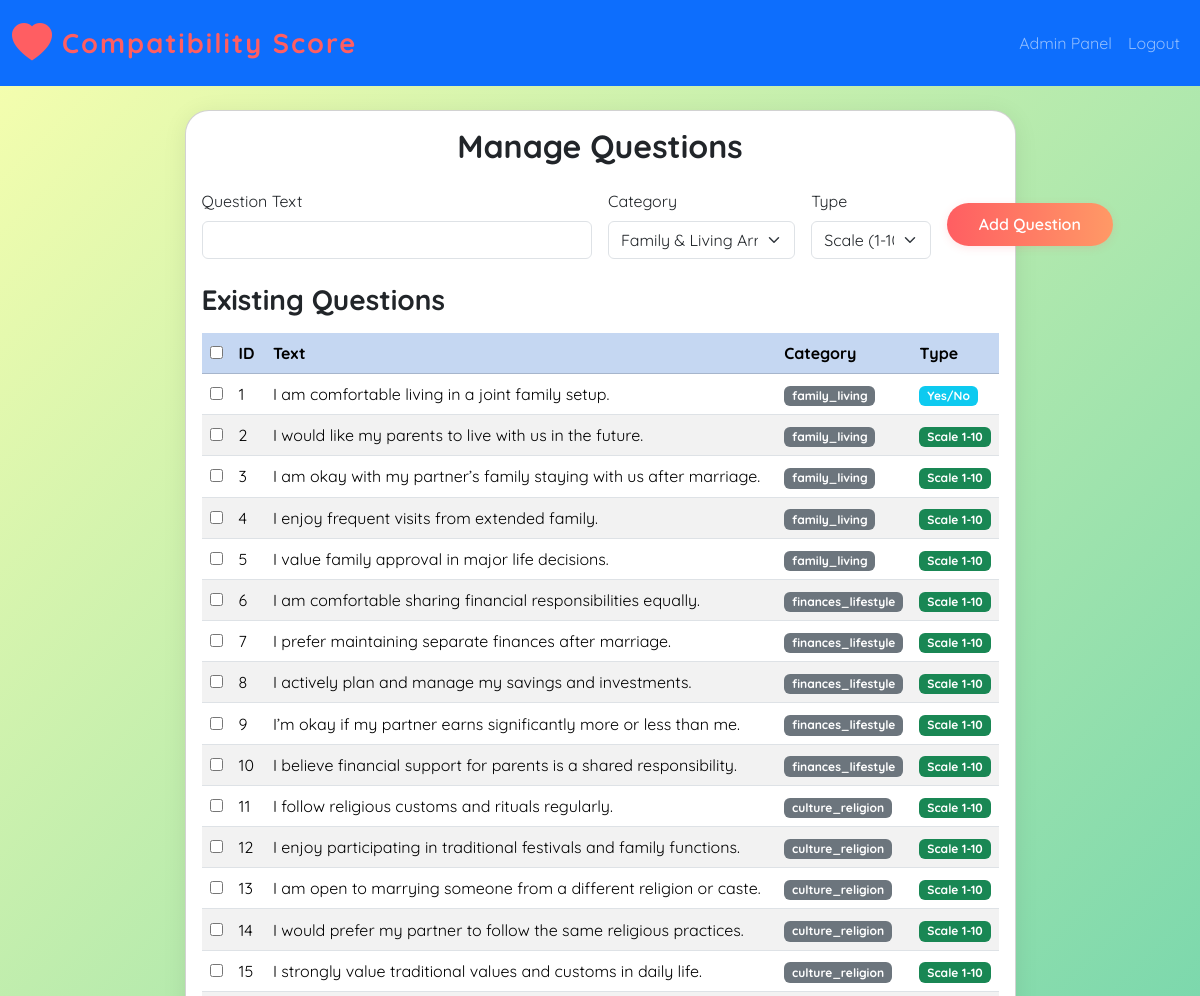
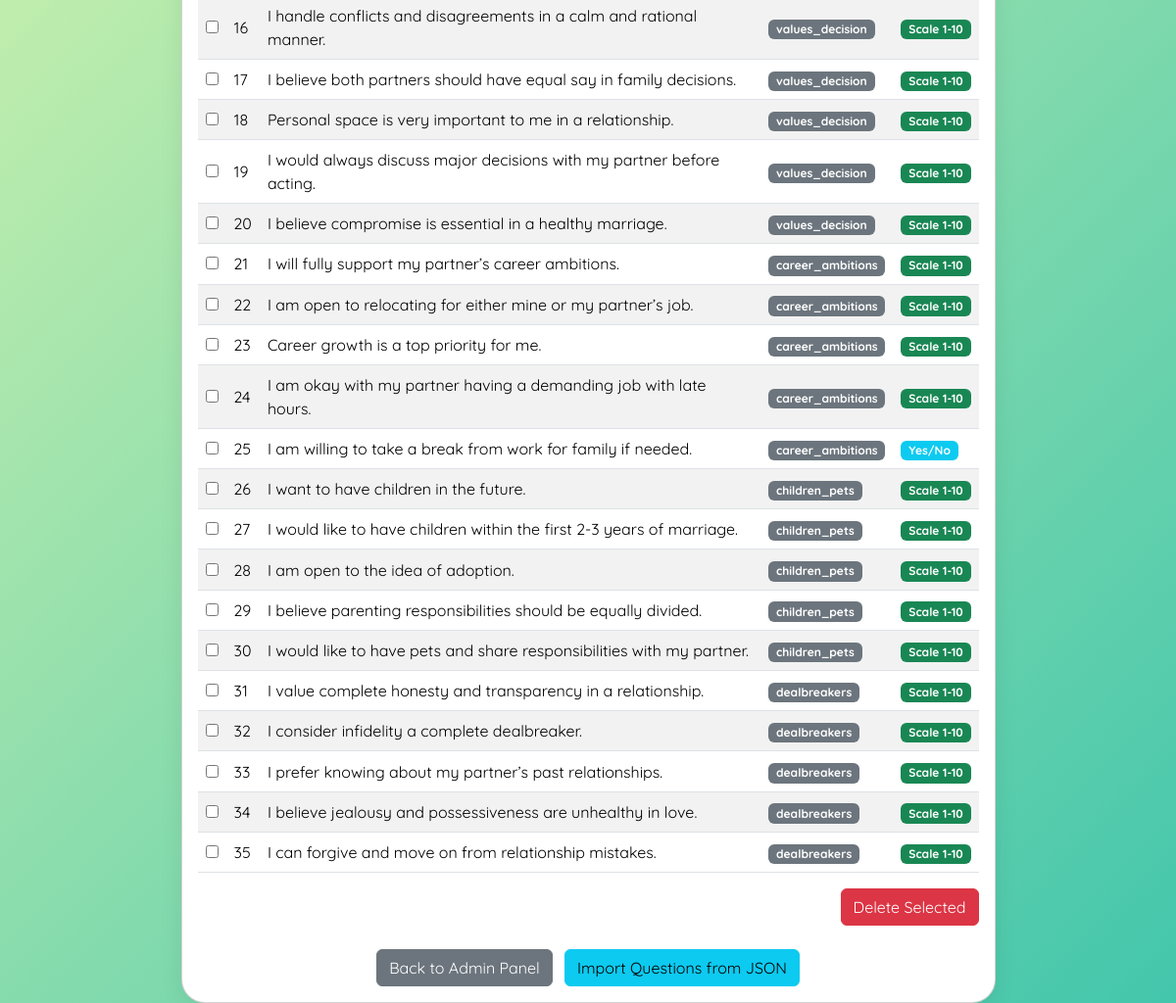
Page /admin/questions (signed in) on the committed database (2 pictures, top to bottom).
### app.py (models this page shows)
class Question(db.Model):
    id = db.Column(db.Integer, primary_key=True)
    text = db.Column(db.String(500), nullable=False)
    category = db.Column(db.String(50), nullable=False)  # family, lifestyle, values, likes
    type = db.Column(db.String(10), nullable=False, default='scale')  # 'scale' or 'yesno'

### app.py (the view)
@app.route('/admin/questions', methods=['GET', 'POST'])
@login_required
def admin_questions():
    if not current_user.is_admin:
        flash('Admin access required.', 'danger')
        return redirect(url_for('dashboard'))
    form = QuestionForm()
    if form.validate_on_submit():
        q = Question(text=form.text.data, category=form.category.data, type=form.type.data)
        db.session.add(q)
        db.session.commit()
        flash('Question added.', 'success')
        return redirect(url_for('admin_questions'))
    questions = Question.query.all()
    csrf_token = generate_csrf()
    return render_template('admin_questions.html', form=form, questions=questions, csrf_token=csrf_token)

### app.py
class QuestionForm(FlaskForm):
    text = StringField('Question Text', validators=[DataRequired(), Length(max=500)])
    category = SelectField('Category', choices=[
        ('family_living', 'Family & Living Arrangements'),
        ('finances_lifestyle', 'Finances & Lifestyle'),
        ('culture_religion', 'Culture, Religion & Traditions'),
        ('values_decision', 'Values & Decision-Making'),
        ('career_ambitions', 'Career & Ambitions'),
        ('children_pets', 'Children, Pets & Parenting'),
        ('dealbreakers', 'Dealbreakers')
    ], validators=[DataRequired()])
    type = SelectField('Type', choices=[('scale', 'Scale (1-10)'), ('yesno', 'Yes/No')], validators=[DataRequired()], default='scale')
    submit = SubmitField('Add Question')

### app.py (called while the page is built)
@login_manager.user_loader
def load_user(user_id):
    return User.query.get(int(user_id))

### templates/admin_questions.html (shortened to what this page needs)
<!DOCTYPE html>
<html lang="en">
<head>
    <link href="https://cdn.jsdelivr.net/npm/bootstrap@5.3.2/dist/css/bootstrap.min.css" rel="stylesheet">
    <link href="https://cdn.jsdelivr.net/npm/bootstrap-icons@1.11.3/font/bootstrap-icons.css" rel="stylesheet">
    <link rel="stylesheet" href="{{ url_for('static', filename='style.css') }}">
</head>
<body>
<nav class="navbar navbar-expand-lg navbar-dark bg-primary mb-4">
  <div class="container-fluid">
    <a class="navbar-brand d-flex align-items-center" href="{{ url_for('home') }}">
      <i class="bi bi-heart-fill quirky-heart me-2"></i> Compatibility Score
    </a>
    <div class="collapse navbar-collapse" id="navbarNav">
      <ul class="navbar-nav ms-auto">
        <li class="nav-item"><a class="nav-link" href="{{ url_for('admin_panel') }}">Admin Panel</a></li>
        <li class="nav-item"><a class="nav-link" href="{{ url_for('logout') }}">Logout</a></li>
      </ul>
    </div>
  </div>
</nav>
<div class="container mt-4">
    <div class="row justify-content-center">
        <div class="col-lg-10 col-xl-9">
            <div class="card" style="max-width: 1100px; margin: 0 auto;">
                <div class="card-body">
                    <h2 class="card-title mb-4 text-center">Manage Questions</h2>
                    <form method="POST" class="mb-4">
                        <div class="row g-3 align-items-center mb-3">
                            <div class="col-md-6">
                                {{ form.text.label(class_="form-label") }}
                                {{ form.text(class_="form-control") }}
                            </div>
                            <div class="col-md-3">
                                {{ form.category.label(class_="form-label") }}
                                {{ form.category(class_="form-select") }}
                            </div>
                            <div class="col-md-2">
                                {{ form.type.label(class_="form-label") }}
                                {{ form.type(class_="form-select") }}
                            </div>
                            <div class="col-md-1 d-grid gap-2">
                                {{ form.submit(class_="btn btn-fancy") }}
                            </div>
                        </div>
                    </form>
                    <h3 class="mb-3">Existing Questions</h3>
                    <form method="POST" action="{{ url_for('delete_question') }}">
                    <div class="table-responsive">
                    <table class="table table-striped table-hover align-middle">
                        <tr class="table-primary">
                            <th><input type="checkbox" id="select-all"></th>
                            <th>ID</th>
                            <th>Text</th>
                            <th>Category</th>
                            <th>Type</th>
                        </tr>
                        {% for q in questions %}
                        <tr>
                            <td><input type="checkbox" name="question_ids" value="{{ q.id }}"></td>
                            <td>{{ q.id }}</td>
                            <td>{{ q.text }}</td>
                            <td><span class="badge bg-secondary">{{ q.category }}</span></td>
                            <td>
                                {% if q.type == 'yesno' %}
                                    <span class="badge bg-info">Yes/No</span>
                                {% else %}
                                    <span class="badge bg-success">Scale 1-10</span>
                                {% endif %}
                            </td>
                        </tr>
                        {% endfor %}
                    </table>
                    </div>
                    <div class="text-end">
                        <button type="submit" class="btn btn-danger">Delete Selected</button>
                    </div>
                    </form>
                    <div class="text-center mt-4">
                        <a href="{{ url_for('admin_panel') }}" class="btn btn-secondary">Back to Admin Panel</a>
                        <a href="{{ url_for('import_questions') }}" class="btn btn-info ms-2">Import Questions from JSON</a>
                    </div>
                </div>
            </div>
        </div>
    </div>
</div>
</body>
</html>

### static/style.css (style rules this page uses)
body { font-family: 'Quicksand', Arial, sans-serif; background: linear-gradient(135deg, #f8ffae 0%, #43c6ac 100%); min-height: 100vh; }
.navbar-brand { font-weight: 700; letter-spacing: 2px; font-size: 1.7rem; color: #ff5e62 !important; }
.card { border-radius: 1.5rem; box-shadow: 0 4px 24px 0 rgba(0,0,0,0.08); }
.btn-fancy { background: linear-gradient(90deg, #ff5e62 0%, #ff9966 100%); color: #fff; border: none; border-radius: 2rem; font-weight: 600; padding: 0.6rem 2rem; transition: transform 0.2s, box-shadow 0.2s; box-shadow: 0 2px 8px 0 rgba(255,94,98,0.15); }
h1, h2, h3, h4, h5 { font-family: 'Quicksand', Arial, sans-serif; font-weight: 700; }
.quirky-heart { color: #ff5e62; font-size: 2.5rem; animation: pulse 1.2s infinite alternate; }

### rows in the picture
Question: id "1", text "I am comfortable living in a joint family setup.", category "family_living", type "Yes/No"
Question: id "2", text "I would like my parents to live with us in the future.", category "family_living", type "Scale 1-10"
Question: id "3", text "I am okay with my partner’s family staying with us after marriage.", category "family_living", type "Scale 1-10"
Question: id "4", text "I enjoy frequent visits from extended family.", category "family_living", type "Scale 1-10"
Question: id "5", text "I value family approval in major life decisions.", category "family_living", type "Scale 1-10"
Question: id "6", text "I am comfortable sharing financial responsibilities equally.", category "finances_lifestyle", type "Scale 1-10"
Question: id "7", text "I prefer maintaining separate finances after marriage.", category "finances_lifestyle", type "Scale 1-10"
Question: id "8", text "I actively plan and manage my savings and investments.", category "finances_lifestyle", type "Scale 1-10"
Question: id "9", text "I’m okay if my partner earns significantly more or less than me.", category "finances_lifestyle", type "Scale 1-10"
Question: id "10", text "I believe financial support for parents is a shared responsibility.", category "finances_lifestyle", type "Scale 1-10"
Question: id "11", text "I follow religious customs and rituals regularly.", category "culture_religion", type "Scale 1-10"
Question: id "12", text "I enjoy participating in traditional festivals and family functions.", category "culture_religion", type "Scale 1-10"
Question: id "13", text "I am open to marrying someone from a different religion or caste.", category "culture_religion", type "Scale 1-10"
Question: id "14", text "I would prefer my partner to follow the same religious practices.", category "culture_religion", type "Scale 1-10"
Question: id "15", text "I strongly value traditional values and customs in daily life.", category "culture_religion", type "Scale 1-10"
Question: id "16", text "I handle conflicts and disagreements in a calm and rational manner.", category "values_decision", type "Scale 1-10"
Question: id "17", text "I believe both partners should have equal say in family decisions.", category "values_decision", type "Scale 1-10"
Question: id "18", text "Personal space is very important to me in a relationship.", category "values_decision", type "Scale 1-10"
Question: id "19", text "I would always discuss major decisions with my partner before acting.", category "values_decision", type "Scale 1-10"
Question: id "20", text "I believe compromise is essential in a healthy marriage.", category "values_decision", type "Scale 1-10"
Question: id "21", text "I will fully support my partner’s career ambitions.", category "career_ambitions", type "Scale 1-10"
Question: id "22", text "I am open to relocating for either mine or my partner’s job.", category "career_ambitions", type "Scale 1-10"
Question: id "23", text "Career growth is a top priority for me.", category "career_ambitions", type "Scale 1-10"
Question: id "24", text "I am okay with my partner having a demanding job with late hours.", category "career_ambitions", type "Scale 1-10"
Question: id "25", text "I am willing to take a break from work for family if needed.", category "career_ambitions", type "Yes/No"
Question: id "26", text "I want to have children in the future.", category "children_pets", type "Scale 1-10"
Question: id "27", text "I would like to have children within the first 2-3 years of marriage.", category "children_pets", type "Scale 1-10"
Question: id "28", text "I am open to the idea of adoption.", category "children_pets", type "Scale 1-10"
Question: id "29", text "I believe parenting responsibilities should be equally divided.", category "children_pets", type "Scale 1-10"
Question: id "30", text "I would like to have pets and share responsibilities with my partner.", category "children_pets", type "Scale 1-10"
Question: id "31", text "I value complete honesty and transparency in a relationship.", category "dealbreakers", type "Scale 1-10"
Question: id "32", text "I consider infidelity a complete dealbreaker.", category "dealbreakers", type "Scale 1-10"
Question: id "33", text "I prefer knowing about my partner’s past relationships.", category "dealbreakers", type "Scale 1-10"
Question: id "34", text "I believe jealousy and possessiveness are unhealthy in love.", category "dealbreakers", type "Scale 1-10"
Question: id "35", text "I can forgive and move on from relationship mistakes.", category "dealbreakers", type "Scale 1-10"
